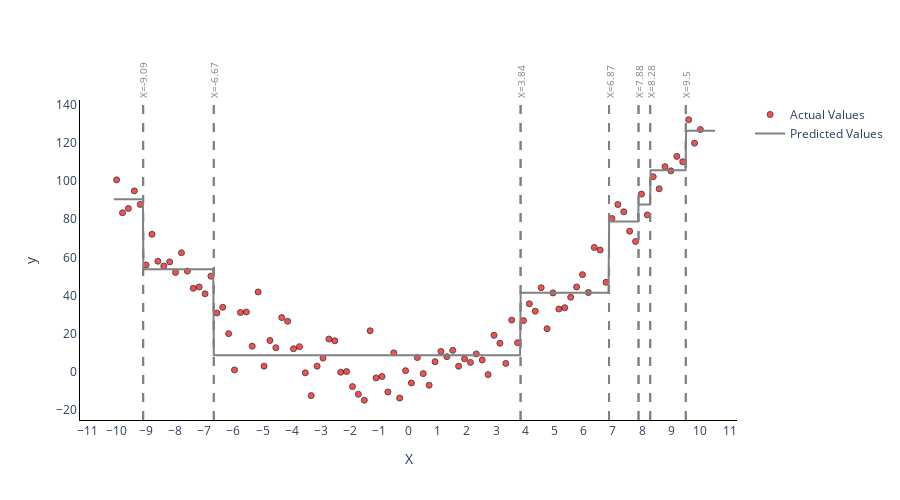

Notebook source saved alongside this figure:
### Markdown cell above
### Draw the decision boundaries and predictions

### Code cell
# sorted split values
splits = [-9.09, -6.67, 3.84, 6.87, 7.88, 8.28, 9.5]  
# corresponding predictions
predictions = [90.48, 53.87, 8.79, 41.46, 78.83, 87.73, 105.71, 126.34]  

# Create a range of x values
x_values = np.linspace(min(splits) - 1, max(splits) + 1, 1000)

# Determine the corresponding y values (predictions) for the x values based on the decision boundaries
y_values = np.piecewise(x_values, [x_values <= splits[0],
                                   (splits[0] < x_values) & (x_values <= splits[1]),
                                   (splits[1] < x_values) & (x_values <= splits[2]),
                                   (splits[2] < x_values) & (x_values <= splits[3]),
                                   (splits[3] < x_values) & (x_values <= splits[4]),
                                   (splits[4] < x_values) & (x_values <= splits[5]),
                                   (splits[5] < x_values) & (x_values <= splits[6]),
                                   x_values > splits[6]], predictions)

# Create a Plotly figure
fig = go.Figure()

fig.add_trace(
        go.Scatter(x=data["X"], y=data["y"], mode="markers", marker=dict(opacity=0.7, size=6, color="red",
                line=dict(color='black', width=1)), name="Actual Values")
    )

# Add a scatter plot for the predictions
fig.add_trace(go.Scatter(x=x_values, y=y_values, mode='lines', name='Predicted Values', line=dict(color="gray")))

# Add vertical lines for each decision boundary
for split in splits:
    fig.add_vline(x=split, line=dict(color="gray", dash="dash"), name=f"Split at {split}")

for split in splits:
    fig.add_vline(x=split, line=dict(color="gray", dash="dash"),
                  annotation_text=f"X={split}", annotation_position="top",
                  annotation=dict(font=dict(size=10, color="gray"), 
                                  showarrow=False, 
                                  xref="x", yref="y", 
                                  textangle=-90))

# Update the figure layout
fig.update_layout(
                  xaxis=dict(title="X",
                             showline=True,
                             linecolor="black",
                             tickmode="linear"),
                  yaxis_title="y",
                  yaxis=dict(title="y",
                             showline=True,
                             linecolor="black"),
                  showlegend=True,
                  plot_bgcolor="white",
                  width=900, height=500)

# Display the figure
fig.show()

### Figure 1 — Plotly figure (JSON) as saved in the notebook; plotly's stock layout.template omitted (floating-point values rounded to 4 significant figures; data arrays with more than 128 entries replaced by an {"elided": "..."} marker saying what was removed)
{"data": [{"marker": {"color": "red", "line": {"color": "black", "width": 1}, "opacity": 0.7, "size": 6}, "mode": "markers", "name": "Actual Values", "type": "scatter", "x": [-10, -9.798, -9.596, -9.394, -9.192, -8.99, -8.788, -8.586, -8.384, -8.182, -7.98, -7.778, -7.576, -7.374, -7.172, -6.97, -6.768, -6.566, -6.364, -6.162, -5.96, -5.758, -5.556, -5.354, -5.152, -4.949, -4.747, -4.545, -4.343, -4.141, -3.939, -3.737, -3.535, -3.333, -3.131, -2.929, -2.727, -2.525, -2.323, -2.121, -1.919, -1.717, -1.515, -1.313, -1.111, -0.909, -0.707, -0.505, -0.303, -0.101, 0.101, 0.303, 0.505, 0.707, 0.909, 1.111, 1.313, 1.515, 1.717, 1.919, 2.121, 2.323, 2.525, 2.727, 2.929, 3.131, 3.333, 3.535, 3.737, 3.939, 4.141, 4.343, 4.545, 4.747, 4.949, 5.152, 5.354, 5.556, 5.758, 5.96, 6.162, 6.364, 6.566, 6.768, 6.97, 7.172, 7.374, 7.576, 7.778, 7.98, 8.182, 8.384, 8.586, 8.788, 8.99, 9.192, 9.394, 9.596, 9.798, 10], "y": [100.6, 83.41, 85.68, 94.87, 87.78, 56.07, 72.15, 58.03, 55.49, 57.68, 52.16, 62.48, 52.85, 43.84, 44.53, 40.97, 50.21, 30.93, 33.9, 20.1, 1.068, 31.17, 31.4, 13.53, 41.93, 3.055, 16.5, 12.7, 28.51, 26.56, 12.19, 13.28, -0.45, -12.36, 3.063, 7.286, 17.29, 16.35, -0.122, 0.234, -7.641, -11.69, -14.8, 21.61, -3.084, -2.372, -10.44, 10.02, -13.65, 0.681, -5.742, 7.567, -0.843, -6.892, 5.363, 10.74, 8.016, 11.35, 3.04, 6.894, 5.017, 9.448, 6.296, -1.37, 19.21, 15.05, 4.476, 27.2, 15.37, 26.92, 35.73, 31.84, 44.15, 22.68, 41.42, 32.99, 33.66, 39.19, 44.55, 51.0, 41.64, 65.23, 63.9, 46.97, 80.4, 87.74, 83.91, 73.74, 68.34, 93.18, 82.27, 102.3, 95.97, 107.6, 105.4, 112.9, 110.1, 132.1, 119.9, 127.0]}, {"line": {"color": "gray"}, "mode": "lines", "name": "Predicted Values", "type": "scatter", "x": {"elided": "1000 float values"}, "y": {"elided": "1000 float values"}}], "layout": {"annotations": [{"font": {"color": "gray", "size": 10}, "showarrow": false, "text": "X=-9.09", "textangle": -90, "x": -9.09, "xanchor": "center", "xref": "x", "y": 1, "yanchor": "bottom", "yref": "y domain"}, {"font": {"color": "gray", "size": 10}, "showarrow": false, "text": "X=-6.67", "textangle": -90, "x": -6.67, "xanchor": "center", "xref": "x", "y": 1, "yanchor": "bottom", "yref": "y domain"}, {"font": {"color": "gray", "size": 10}, "showarrow": false, "text": "X=3.84", "textangle": -90, "x": 3.84, "xanchor": "center", "xref": "x", "y": 1, "yanchor": "bottom", "yref": "y domain"}, {"font": {"color": "gray", "size": 10}, "showarrow": false, "text": "X=6.87", "textangle": -90, "x": 6.87, "xanchor": "center", "xref": "x", "y": 1, "yanchor": "bottom", "yref": "y domain"}, {"font": {"color": "gray", "size": 10}, "showarrow": false, "text": "X=7.88", "textangle": -90, "x": 7.88, "xanchor": "center", "xref": "x", "y": 1, "yanchor": "bottom", "yref": "y domain"}, {"font": {"color": "gray", "size": 10}, "showarrow": false, "text": "X=8.28", "textangle": -90, "x": 8.28, "xanchor": "center", "xref": "x", "y": 1, "yanchor": "bottom", "yref": "y domain"}, {"font": {"color": "gray", "size": 10}, "showarrow": false, "text": "X=9.5", "textangle": -90, "x": 9.5, "xanchor": "center", "xref": "x", "y": 1, "yanchor": "bottom", "yref": "y domain"}], "height": 500, "plot_bgcolor": "white", "shapes": [{"line": {"color": "gray", "dash": "dash"}, "name": "Split at -9.09", "type": "line", "x0": -9.09, "x1": -9.09, "xref": "x", "y0": 0, "y1": 1, "yref": "y domain"}, {"line": {"color": "gray", "dash": "dash"}, "name": "Split at -6.67", "type": "line", "x0": -6.67, "x1": -6.67, "xref": "x", "y0": 0, "y1": 1, "yref": "y domain"}, {"line": {"color": "gray", "dash": "dash"}, "name": "Split at 3.84", "type": "line", "x0": 3.84, "x1": 3.84, "xref": "x", "y0": 0, "y1": 1, "yref": "y domain"}, {"line": {"color": "gray", "dash": "dash"}, "name": "Split at 6.87", "type": "line", "x0": 6.87, "x1": 6.87, "xref": "x", "y0": 0, "y1": 1, "yref": "y domain"}, {"line": {"color": "gray", "dash": "dash"}, "name": "Split at 7.88", "type": "line", "x0": 7.88, "x1": 7.88, "xref": "x", "y0": 0, "y1": 1, "yref": "y domain"}, {"line": {"color": "gray", "dash": "dash"}, "name": "Split at 8.28", "type": "line", "x0": 8.28, "x1": 8.28, "xref": "x", "y0": 0, "y1": 1, "yref": "y domain"}, {"line": {"color": "gray", "dash": "dash"}, "name": "Split at 9.5", "type": "line", "x0": 9.5, "x1": 9.5, "xref": "x", "y0": 0, "y1": 1, "yref": "y domain"}, {"line": {"color": "gray", "dash": "dash"}, "type": "line", "x0": -9.09, "x1": -9.09, "xref": "x", "y0": 0, "y1": 1, "yref": "y domain"}, {"line": {"color": "gray", "dash": "dash"}, "type": "line", "x0": -6.67, "x1": -6.67, "xref": "x", "y0": 0, "y1": 1, "yref": "y domain"}, {"line": {"color": "gray", "dash": "dash"}, "type": "line", "x0": 3.84, "x1": 3.84, "xref": "x", "y0": 0, "y1": 1, "yref": "y domain"}, {"line": {"color": "gray", "dash": "dash"}, "type": "line", "x0": 6.87, "x1": 6.87, "xref": "x", "y0": 0, "y1": 1, "yref": "y domain"}, {"line": {"color": "gray", "dash": "dash"}, "type": "line", "x0": 7.88, "x1": 7.88, "xref": "x", "y0": 0, "y1": 1, "yref": "y domain"}, {"line": {"color": "gray", "dash": "dash"}, "type": "line", "x0": 8.28, "x1": 8.28, "xref": "x", "y0": 0, "y1": 1, "yref": "y domain"}, {"line": {"color": "gray", "dash": "dash"}, "type": "line", "x0": 9.5, "x1": 9.5, "xref": "x", "y0": 0, "y1": 1, "yref": "y domain"}], "showlegend": true, "width": 900, "xaxis": {"linecolor": "black", "showline": true, "tickmode": "linear", "title": {"text": "X"}}, "yaxis": {"linecolor": "black", "showline": true, "title": {"text": "y"}}}}
